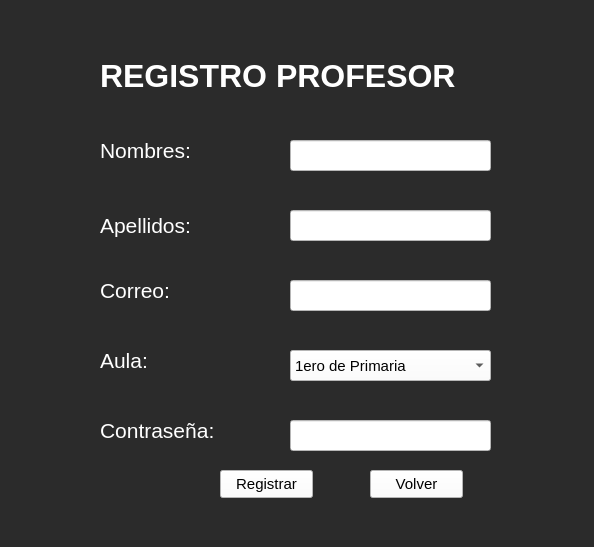
<?xml version="1.0" encoding="UTF-8"?>
<ui version="4.0">
 <class>Form</class>
 <widget class="QWidget" name="Form">
  <property name="geometry">
   <rect>
    <x>0</x>
    <y>0</y>
    <width>594</width>
    <height>547</height>
   </rect>
  </property>
  <property name="windowTitle">
   <string>Form</string>
  </property>
  <property name="styleSheet">
   <string notr="true">background-color: rgb(43, 43, 43);</string>
  </property>
  <widget class="QLabel" name="label">
   <property name="geometry">
    <rect>
     <x>100</x>
     <y>140</y>
     <width>121</width>
     <height>21</height>
    </rect>
   </property>
   <property name="font">
    <font>
     <pointsize>16</pointsize>
    </font>
   </property>
   <property name="styleSheet">
    <string notr="true">color: rgb(255, 255, 255);</string>
   </property>
   <property name="text">
    <string>Nombres:</string>
   </property>
  </widget>
  <widget class="QLineEdit" name="lineEdit">
   <property name="geometry">
    <rect>
     <x>290</x>
     <y>140</y>
     <width>201</width>
     <height>31</height>
    </rect>
   </property>
   <property name="styleSheet">
    <string notr="true">background-color: rgb(255, 255, 255);</string>
   </property>
  </widget>
  <widget class="QLabel" name="label_2">
   <property name="geometry">
    <rect>
     <x>100</x>
     <y>210</y>
     <width>121</width>
     <height>31</height>
    </rect>
   </property>
   <property name="font">
    <font>
     <pointsize>16</pointsize>
    </font>
   </property>
   <property name="styleSheet">
    <string notr="true">color: rgb(255, 255, 255);</string>
   </property>
   <property name="text">
    <string>Apellidos:</string>
   </property>
  </widget>
  <widget class="QLineEdit" name="lineEdit_2">
   <property name="geometry">
    <rect>
     <x>290</x>
     <y>210</y>
     <width>201</width>
     <height>31</height>
    </rect>
   </property>
   <property name="styleSheet">
    <string notr="true">background-color: rgb(255, 255, 255);</string>
   </property>
  </widget>
  <widget class="QLabel" name="label_3">
   <property name="geometry">
    <rect>
     <x>100</x>
     <y>280</y>
     <width>121</width>
     <height>21</height>
    </rect>
   </property>
   <property name="font">
    <font>
     <pointsize>16</pointsize>
    </font>
   </property>
   <property name="styleSheet">
    <string notr="true">color: rgb(255, 255, 255);</string>
   </property>
   <property name="text">
    <string>Correo:</string>
   </property>
  </widget>
  <widget class="QLineEdit" name="lineEdit_3">
   <property name="geometry">
    <rect>
     <x>290</x>
     <y>280</y>
     <width>201</width>
     <height>31</height>
    </rect>
   </property>
   <property name="styleSheet">
    <string notr="true">background-color: rgb(255, 255, 255);</string>
   </property>
  </widget>
  <widget class="QLabel" name="label_4">
   <property name="geometry">
    <rect>
     <x>100</x>
     <y>350</y>
     <width>121</width>
     <height>21</height>
    </rect>
   </property>
   <property name="font">
    <font>
     <pointsize>16</pointsize>
    </font>
   </property>
   <property name="styleSheet">
    <string notr="true">color: rgb(255, 255, 255);</string>
   </property>
   <property name="text">
    <string>Aula:</string>
   </property>
  </widget>
  <widget class="QLabel" name="label_5">
   <property name="geometry">
    <rect>
     <x>100</x>
     <y>420</y>
     <width>151</width>
     <height>21</height>
    </rect>
   </property>
   <property name="font">
    <font>
     <pointsize>16</pointsize>
    </font>
   </property>
   <property name="styleSheet">
    <string notr="true">color: rgb(255, 255, 255);</string>
   </property>
   <property name="text">
    <string>Contraseña:</string>
   </property>
  </widget>
  <widget class="QLineEdit" name="lineEdit_5">
   <property name="geometry">
    <rect>
     <x>290</x>
     <y>420</y>
     <width>201</width>
     <height>31</height>
    </rect>
   </property>
   <property name="styleSheet">
    <string notr="true">background-color: rgb(255, 255, 255);</string>
   </property>
  </widget>
  <widget class="QPushButton" name="pushButton_2">
   <property name="geometry">
    <rect>
     <x>370</x>
     <y>470</y>
     <width>93</width>
     <height>28</height>
    </rect>
   </property>
   <property name="font">
    <font>
     <pointsize>11</pointsize>
    </font>
   </property>
   <property name="styleSheet">
    <string notr="true">QPushButton{
background-color: rgb(255, 255, 255);
}

QPushButton:hover{
background-color:rgb(0, 255, 0);
}</string>
   </property>
   <property name="text">
    <string>Volver</string>
   </property>
  </widget>
  <widget class="QPushButton" name="pushButton_3">
   <property name="geometry">
    <rect>
     <x>220</x>
     <y>470</y>
     <width>93</width>
     <height>28</height>
    </rect>
   </property>
   <property name="font">
    <font>
     <pointsize>11</pointsize>
    </font>
   </property>
   <property name="styleSheet">
    <string notr="true">QPushButton{
background-color: rgb(255, 255, 255);
}

QPushButton:hover{
background-color:rgb(0, 255, 0);
}</string>
   </property>
   <property name="text">
    <string>Registrar</string>
   </property>
  </widget>
  <widget class="QLabel" name="label_6">
   <property name="geometry">
    <rect>
     <x>100</x>
     <y>50</y>
     <width>451</width>
     <height>51</height>
    </rect>
   </property>
   <property name="font">
    <font>
     <pointsize>24</pointsize>
     <weight>75</weight>
     <bold>true</bold>
    </font>
   </property>
   <property name="styleSheet">
    <string notr="true">color: rgb(255, 255, 255);</string>
   </property>
   <property name="text">
    <string>REGISTRO PROFESOR</string>
   </property>
  </widget>
  <widget class="QComboBox" name="comboBox">
   <property name="geometry">
    <rect>
     <x>290</x>
     <y>350</y>
     <width>201</width>
     <height>31</height>
    </rect>
   </property>
   <property name="font">
    <font>
     <pointsize>11</pointsize>
    </font>
   </property>
   <property name="styleSheet">
    <string notr="true">background-color: rgb(255, 255, 255);</string>
   </property>
   <item>
    <property name="text">
     <string>1ero de Primaria</string>
    </property>
   </item>
   <item>
    <property name="text">
     <string>2do de Primaria</string>
    </property>
   </item>
   <item>
    <property name="text">
     <string>3er de Primaria</string>
    </property>
   </item>
   <item>
    <property name="text">
     <string>4to de Primaria</string>
    </property>
   </item>
   <item>
    <property name="text">
     <string>5to de Primaria</string>
    </property>
   </item>
   <item>
    <property name="text">
     <string>6to de Pimaria</string>
    </property>
   </item>
  </widget>
 </widget>
 <resources/>
 <connections/>
</ui>
